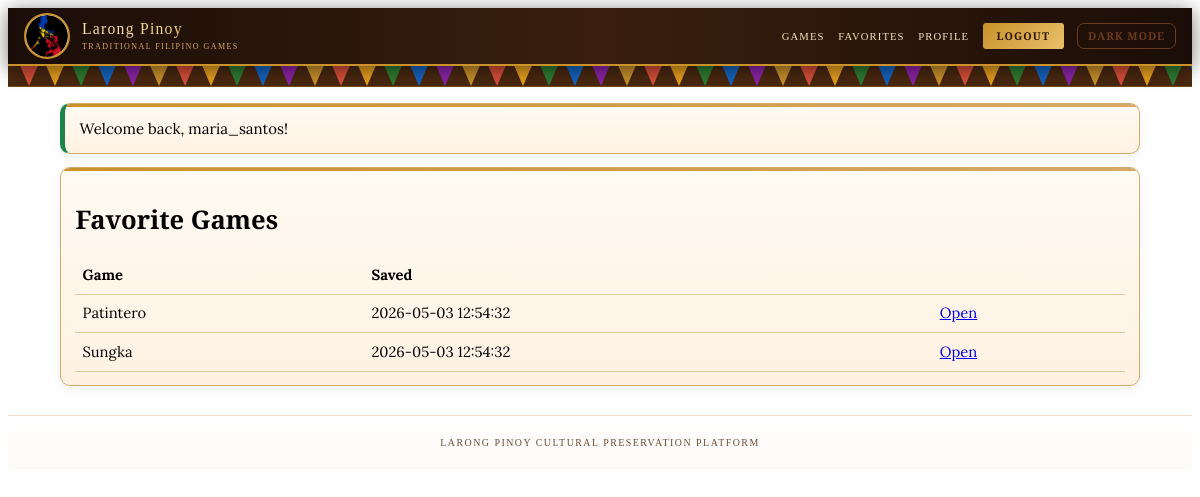
The app's page /user/favorites.php (signed in) with its own data.
### tables this page shows
CREATE TABLE User_Favorite (
    fav_id INT AUTO_INCREMENT PRIMARY KEY,
    user_id INT NOT NULL,
    game_id INT NOT NULL,
    saved_date TIMESTAMP DEFAULT CURRENT_TIMESTAMP,
    notes TEXT,
    FOREIGN KEY (user_id) REFERENCES User_Account(user_id) ON DELETE CASCADE,
    FOREIGN KEY (game_id) REFERENCES Traditional_Game(game_id) ON DELETE CASCADE,
    UNIQUE KEY unique_favorite (user_id, game_id)
);

CREATE TABLE Traditional_Game (
    game_id INT AUTO_INCREMENT PRIMARY KEY,
    game_name VARCHAR(100) NOT NULL,
    game_description TEXT,
    game_rules TEXT,
    setup_instructions TEXT,
    how_to_win TEXT,
    play_environment ENUM('Indoor', 'Outdoor', 'Both') NOT NULL,
    frequency_of_practice ENUM('Frequent', 'Occasional', 'Rare', 'Extinct') DEFAULT 'Occasional',
    video_link VARCHAR(255),
    image_gallery JSON,
    cultural_significance TEXT,
    origin_region VARCHAR(100),
    created_at TIMESTAMP DEFAULT CURRENT_TIMESTAMP,
    updated_at TIMESTAMP DEFAULT CURRENT_TIMESTAMP ON UPDATE CURRENT_TIMESTAMP
);

### includes/functions.php (called while the page is built, shortened)
<?php
function h(string $value): string { return htmlspecialchars($value, ENT_QUOTES, 'UTF-8'); }

### user/favorites.php (the view)
<?php require_once __DIR__ . '/../includes/functions.php'; requireLogin(); $u=currentUser();
$s=$pdo->prepare('SELECT g.game_id,g.game_name,uf.saved_date FROM User_Favorite uf JOIN Traditional_Game g ON g.game_id=uf.game_id WHERE uf.user_id=? ORDER BY uf.saved_date DESC');$s->execute([$u['user_id']]);$rows=$s->fetchAll();
$pageTitle='Favorites'; include __DIR__ . '/../includes/header.php'; ?>
<section class="panel"><h1>Favorite Games</h1><table class="table"><tr><th>Game</th><th>Saved</th><th></th></tr><?php foreach($rows as $x): ?><tr><td><?php echo h($x['game_name']); ?></td><td><?php echo h($x['saved_date']); ?></td><td><a href="/larong_pinoy/games/detail.php?id=<?php echo (int)$x['game_id']; ?>">Open</a></td></tr><?php endforeach; ?></table></section>
<?php include __DIR__ . '/../includes/footer.php'; ?>

### css/common.css (style rules this page uses)
:root { --brown-dark: #2a1408; --brown-mid: #4a2810; --brown-light: #6b4a32; --gold: #c9922a; --gold-light: #e8c06a; --gold-pale: #f5e4b8; --brass: #b08d4a; --tan: #d4a96a; --cream: #fffaf0; --cream-dark: #f3e8d8; --rattan: #7a5c3a; --text-dark: #2a1810; --text-mid: #4a3224; }
body { font-family: 'Lora', serif; font-size: 15px; line-height: 1.55; overflow-x: hidden; }
h1, h2, h3, h4, h5, h6, .stat-title, .btn, .navbar-title { font-family: 'Cinzel', serif; line-height: 1.3; }
h1 { font-size: 1.6rem; }
.panel { background: linear-gradient(180deg, #fffaf2, #fff2e3); border: 1px solid #d4a96a; border-radius: 10px; padding: .82rem .9rem; margin-bottom: .8rem; box-shadow: 0 4px 12px rgba(59,31,14,.06); position: relative; overflow: hidden; transition: transform .22s, box-shadow .22s; }
.panel::before { content: ''; position: absolute; top: 0; left: 0; right: 0; height: 2.5px; background: linear-gradient(90deg, var(--gold), var(--tan), var(--gold)); background-size: 200% 100%; animation: shimmer 3.5s linear infinite; }
.table { width: 100%; border-collapse: collapse; }
.table th, .table td { border-bottom: 1px solid #e6c99b; padding: .45rem; text-align: left; font-size: .92rem; }
.table tbody tr { transition: background .15s; }

### assets/css/style.css (style rules this page uses)
body { font-family:'Lora',serif;font-size:15px;line-height:1.55 }
h1,h2,h3,h4,h5,h6,.stat-title,.btn,.navbar-title { font-family:'Cinzel',serif;line-height:1.3 }
h1 { font-size:1.6rem }
.panel { background:linear-gradient(180deg,#fffaf2,#fff2e3);border:1px solid #d4a96a;border-radius:10px;padding:.82rem .9rem;margin-bottom:.8rem;box-shadow:0 4px 12px rgba(59,31,14,.06) }
.table { width:100%;border-collapse:collapse }
.table th,.table td { border-bottom:1px solid #e6c99b;padding:.45rem;text-align:left;font-size:.92rem }

### records on screen
user_favorite: game.game_name "Patintero", saved_date "2026-05-03 12:54:32"
user_favorite: game.game_name "Sungka", saved_date "2026-05-03 12:54:32"

### other values on screen
$flash['message'] "Welcome back, maria_santos!"
